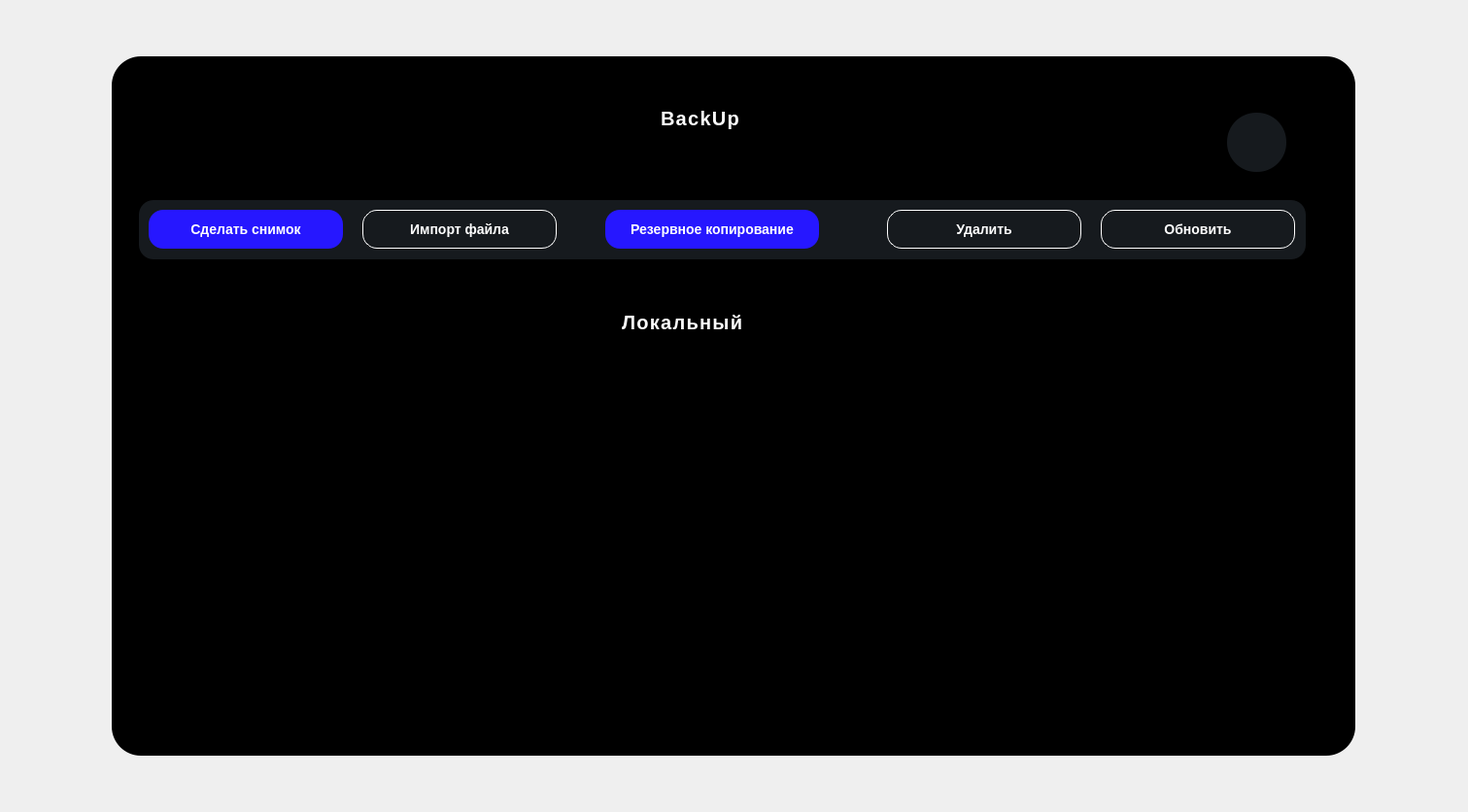
<?xml version="1.0" encoding="UTF-8"?>
<ui version="4.0">
 <class>BackUp</class>
 <widget class="QWidget" name="BackUp">
  <property name="geometry">
   <rect>
    <x>0</x>
    <y>0</y>
    <width>1511</width>
    <height>836</height>
   </rect>
  </property>
  <property name="minimumSize">
   <size>
    <width>1280</width>
    <height>720</height>
   </size>
  </property>
  <property name="windowTitle">
   <string>Form</string>
  </property>
  <property name="styleSheet">
   <string notr="true">*{
	color:white;
	
}</string>
  </property>
  <layout class="QHBoxLayout" name="horizontalLayout">
   <property name="spacing">
    <number>0</number>
   </property>
   <property name="leftMargin">
    <number>0</number>
   </property>
   <property name="topMargin">
    <number>0</number>
   </property>
   <property name="rightMargin">
    <number>0</number>
   </property>
   <property name="bottomMargin">
    <number>0</number>
   </property>
   <item>
    <widget class="QFrame" name="frame_12">
     <property name="maximumSize">
      <size>
       <width>1280</width>
       <height>720</height>
      </size>
     </property>
     <property name="styleSheet">
      <string notr="true">*
{
	border: none;
 	background-color:black;
	border-radius:30;
	color:black
	

}</string>
     </property>
     <property name="frameShape">
      <enum>QFrame::StyledPanel</enum>
     </property>
     <property name="frameShadow">
      <enum>QFrame::Raised</enum>
     </property>
     <layout class="QHBoxLayout" name="horizontalLayout_11">
      <item>
       <widget class="QFrame" name="frame_2">
        <property name="styleSheet">
         <string notr="true">background:black;</string>
        </property>
        <property name="frameShape">
         <enum>QFrame::StyledPanel</enum>
        </property>
        <property name="frameShadow">
         <enum>QFrame::Raised</enum>
        </property>
        <layout class="QVBoxLayout" name="verticalLayout">
         <item>
          <widget class="QScrollArea" name="scrollArea">
           <property name="styleSheet">
            <string notr="true">/* VERTICAL SCROLLBAR */
 QScrollBar:vertical {
	border: none;
    background: black;
    width: 14px;
    margin: 15px 0 15px 0;
	border-radius: 0px;
 }
QScrollBar::handle:vertical {	
	background-color: #34373b;
	min-height: 30px;
	border-radius: 7px;
}
QScrollBar::handle:vertical:hover{	
	background-color: rgb(119, 122, 126);
}
QScrollBar::handle:vertical:pressed {	
	background-color: rgb(119, 122, 126);
}
QScrollBar::sub-line:vertical {
	border: none;
	background-color:black;
	height: 15px;
	border-top-left-radius: 7px;
	border-top-right-radius: 7px;
	subcontrol-position: top;
	subcontrol-origin: margin;
}
QScrollBar::add-line:vertical {
	border: none;
	background-color: black;
	height: 15px;
	border-bottom-left-radius: 7px;
	border-bottom-right-radius: 7px;
	subcontrol-position: bottom;
	subcontrol-origin: margin;
}
QScrollBar::up-arrow:vertical, QScrollBar::down-arrow:vertical {
	background: none;
}
QScrollBar::add-page:vertical, QScrollBar::sub-page:vertical {
	background: none;
}</string>
           </property>
           <property name="widgetResizable">
            <bool>true</bool>
           </property>
           <widget class="QWidget" name="scrollAreaWidgetContents">
            <property name="geometry">
             <rect>
              <x>0</x>
              <y>0</y>
              <width>1244</width>
              <height>684</height>
             </rect>
            </property>
            <property name="minimumSize">
             <size>
              <width>1000</width>
              <height>0</height>
             </size>
            </property>
            <layout class="QVBoxLayout" name="verticalLayout_2">
             <property name="spacing">
              <number>0</number>
             </property>
             <property name="leftMargin">
              <number>0</number>
             </property>
             <property name="topMargin">
              <number>0</number>
             </property>
             <property name="rightMargin">
              <number>0</number>
             </property>
             <property name="bottomMargin">
              <number>0</number>
             </property>
             <item>
              <widget class="QFrame" name="frame_4">
               <property name="maximumSize">
                <size>
                 <width>16777215</width>
                 <height>110</height>
                </size>
               </property>
               <property name="frameShape">
                <enum>QFrame::StyledPanel</enum>
               </property>
               <property name="frameShadow">
                <enum>QFrame::Raised</enum>
               </property>
               <widget class="QPushButton" name="pushBackMenu">
                <property name="geometry">
                 <rect>
                  <x>1130</x>
                  <y>40</y>
                  <width>61</width>
                  <height>61</height>
                 </rect>
                </property>
                <property name="minimumSize">
                 <size>
                  <width>0</width>
                  <height>0</height>
                 </size>
                </property>
                <property name="styleSheet">
                 <string notr="true">QPushButton#pushBackMenu
{
background-color:#161A1E;
}
QPushButton#pushBackMenu:hover
{
background-color:white;
}
</string>
                </property>
                <property name="text">
                 <string/>
                </property>
                <property name="icon">
                 <iconset>
                  <normaloff>image/icon/back-left-arrow-circular-button-outline.png</normaloff>image/icon/back-left-arrow-circular-button-outline.png</iconset>
                </property>
                <property name="iconSize">
                 <size>
                  <width>63</width>
                  <height>63</height>
                 </size>
                </property>
               </widget>
               <widget class="QFrame" name="frame">
                <property name="geometry">
                 <rect>
                  <x>1070</x>
                  <y>-10</y>
                  <width>140</width>
                  <height>50</height>
                 </rect>
                </property>
                <property name="minimumSize">
                 <size>
                  <width>140</width>
                  <height>40</height>
                 </size>
                </property>
                <property name="maximumSize">
                 <size>
                  <width>140</width>
                  <height>50</height>
                 </size>
                </property>
                <property name="styleSheet">
                 <string notr="true">*
{
	margin-left:6px;
}
QPushButton#pushClose{
	background-color:rgba(0,0,0,0);
	color:rgba(85,98,112,255);
}
QPushButton#pushClose:hover{
	color:rgba(155,168,182,220);
}
QPushButton#pushClose:pressed{
	padding-left:5px;
	padding-top:5px;
	color:rgba(115,128,142,255)
}
QPushButton#pushCollapse{
	background-color:rgba(0,0,0,0);
	color:rgba(85,98,112,255);
}
QPushButton#pushCollapse:hover{
	color:rgba(155,168,182,220);
}
QPushButton#pushCollapse:pressed{
	padding-left:3px;
	padding-top:3px;
	color:rgba(115,128,142,255)
}
QPushButton#pushUnwrap{
	background-color:rgba(0,0,0,0);
	color:rgba(85,98,112,255);
}
QPushButton#pushUnwrap:hover{
	color:rgba(155,168,182,220);
}
QPushButton#pushUnwrap:pressed{
	padding-left:5px;
	padding-top:5px;
	color:rgba(115,128,142,255)
}</string>
                </property>
                <property name="frameShape">
                 <enum>QFrame::StyledPanel</enum>
                </property>
                <property name="frameShadow">
                 <enum>QFrame::Raised</enum>
                </property>
                <layout class="QHBoxLayout" name="horizontalLayout_8">
                 <item>
                  <widget class="QPushButton" name="pushCollapse">
                   <property name="text">
                    <string/>
                   </property>
                   <property name="icon">
                    <iconset resource="DownloadSoft.qrc">
                     <normaloff>:/icon/image/icon/free-icon-minimize-4889317.png</normaloff>:/icon/image/icon/free-icon-minimize-4889317.png</iconset>
                   </property>
                   <property name="iconSize">
                    <size>
                     <width>32</width>
                     <height>32</height>
                    </size>
                   </property>
                  </widget>
                 </item>
                 <item>
                  <widget class="QPushButton" name="pushUnwrap">
                   <property name="text">
                    <string/>
                   </property>
                   <property name="icon">
                    <iconset resource="DownloadSoft.qrc">
                     <normaloff>:/icon/image/icon/free-icon-expand-510829.png</normaloff>:/icon/image/icon/free-icon-expand-510829.png</iconset>
                   </property>
                   <property name="iconSize">
                    <size>
                     <width>25</width>
                     <height>25</height>
                    </size>
                   </property>
                  </widget>
                 </item>
                 <item>
                  <widget class="QPushButton" name="pushClose">
                   <property name="text">
                    <string/>
                   </property>
                   <property name="icon">
                    <iconset resource="DownloadSoft.qrc">
                     <normaloff>:/icon/image/icon/close.png</normaloff>:/icon/image/icon/close.png</iconset>
                   </property>
                   <property name="iconSize">
                    <size>
                     <width>32</width>
                     <height>32</height>
                    </size>
                   </property>
                  </widget>
                 </item>
                </layout>
               </widget>
               <widget class="QLabel" name="label_3">
                <property name="geometry">
                 <rect>
                  <x>520</x>
                  <y>10</y>
                  <width>221</width>
                  <height>71</height>
                 </rect>
                </property>
                <property name="font">
                 <font>
                  <pointsize>-1</pointsize>
                  <weight>87</weight>
                  <bold>true</bold>
                  <underline>false</underline>
                  <strikeout>false</strikeout>
                 </font>
                </property>
                <property name="styleSheet">
                 <string notr="true">background-color:rgba(0,0,0,0);
	color:white;

	padding: 20px;
    text-align: center;
    text-decoration: none;
    display: inline-block;
    font-size: 20px;
    margin: 4px 2px;
  text-transform: uppercase;
  letter-spacing: 1.3px;
  font-weight: 700;

</string>
                </property>
                <property name="text">
                 <string>BackUp</string>
                </property>
               </widget>
              </widget>
             </item>
             <item>
              <widget class="QFrame" name="Soft">
               <property name="frameShape">
                <enum>QFrame::StyledPanel</enum>
               </property>
               <property name="frameShadow">
                <enum>QFrame::Raised</enum>
               </property>
               <layout class="QVBoxLayout" name="verticalLayout_3">
                <property name="spacing">
                 <number>0</number>
                </property>
                <property name="leftMargin">
                 <number>0</number>
                </property>
                <property name="topMargin">
                 <number>0</number>
                </property>
                <property name="rightMargin">
                 <number>0</number>
                </property>
                <property name="bottomMargin">
                 <number>0</number>
                </property>
                <item>
                 <widget class="QFrame" name="frame_3">
                  <property name="frameShape">
                   <enum>QFrame::StyledPanel</enum>
                  </property>
                  <property name="frameShadow">
                   <enum>QFrame::Raised</enum>
                  </property>
                  <widget class="QFrame" name="Profile">
                   <property name="geometry">
                    <rect>
                     <x>10</x>
                     <y>20</y>
                     <width>1201</width>
                     <height>61</height>
                    </rect>
                   </property>
                   <property name="styleSheet">
                    <string notr="true">*{
    background-color: #161A1E;
    border-radius: 15px; /* Установите значение по вашему усмотрению для достижения овальной формы */
}
</string>
                   </property>
                   <property name="frameShape">
                    <enum>QFrame::StyledPanel</enum>
                   </property>
                   <property name="frameShadow">
                    <enum>QFrame::Raised</enum>
                   </property>
                   <widget class="QPushButton" name="pushCreateProfile">
                    <property name="geometry">
                     <rect>
                      <x>10</x>
                      <y>10</y>
                      <width>200</width>
                      <height>40</height>
                     </rect>
                    </property>
                    <property name="minimumSize">
                     <size>
                      <width>200</width>
                      <height>40</height>
                     </size>
                    </property>
                    <property name="maximumSize">
                     <size>
                      <width>91</width>
                      <height>31</height>
                     </size>
                    </property>
                    <property name="baseSize">
                     <size>
                      <width>0</width>
                      <height>0</height>
                     </size>
                    </property>
                    <property name="styleSheet">
                     <string notr="true">/* styles.qss */

QPushButton {
    background-color: rgb(38, 23, 255);
    border-radius: 15px;
    color: white; /* Установите цвет текста */
	font-weight: bold;
    font-size: 14px; /* Установите размер шрифта */
    padding: 10px 20px; /* Установите отступы */
}

QPushButton:hover {
    color: rgb(168, 168, 168);
    transition: background-color 0.3s ease;
}
</string>
                    </property>
                    <property name="text">
                     <string>Сделать снимок</string>
                    </property>
                   </widget>
                   <widget class="QPushButton" name="pushImportProfile">
                    <property name="geometry">
                     <rect>
                      <x>230</x>
                      <y>10</y>
                      <width>200</width>
                      <height>40</height>
                     </rect>
                    </property>
                    <property name="minimumSize">
                     <size>
                      <width>200</width>
                      <height>40</height>
                     </size>
                    </property>
                    <property name="maximumSize">
                     <size>
                      <width>91</width>
                      <height>31</height>
                     </size>
                    </property>
                    <property name="baseSize">
                     <size>
                      <width>0</width>
                      <height>0</height>
                     </size>
                    </property>
                    <property name="styleSheet">
                     <string notr="true">/* styles.qss */

QPushButton {
    background-color: #161A1E;
    border-radius: 15px;
    color: white; /* Установите цвет текста */
    font-size: 14px; /* Установите размер шрифта */
	font-weight: bold;
    padding: 10px 20px; /* Установите отступы */
    border: 1px solid white; /* Уменьшаем толщину обводки до 1 пикселя */
}

QPushButton:hover {
    background-color: #2C3236;
    transition: background-color 0.3s ease;
}
</string>
                    </property>
                    <property name="text">
                     <string>Импорт файла</string>
                    </property>
                   </widget>
                   <widget class="QPushButton" name="pushUpdateProfile">
                    <property name="geometry">
                     <rect>
                      <x>990</x>
                      <y>10</y>
                      <width>200</width>
                      <height>40</height>
                     </rect>
                    </property>
                    <property name="minimumSize">
                     <size>
                      <width>200</width>
                      <height>40</height>
                     </size>
                    </property>
                    <property name="maximumSize">
                     <size>
                      <width>91</width>
                      <height>31</height>
                     </size>
                    </property>
                    <property name="baseSize">
                     <size>
                      <width>0</width>
                      <height>0</height>
                     </size>
                    </property>
                    <property name="styleSheet">
                     <string notr="true">/* styles.qss */

QPushButton {
    background-color: #161A1E;
    border-radius: 15px;
    color: white; /* Установите цвет текста */
    font-size: 14px; /* Установите размер шрифта */
	font-weight: bold;
    padding: 10px 20px; /* Установите отступы */
    border: 1px solid white; /* Уменьшаем толщину обводки до 1 пикселя */
}

QPushButton:hover {
    background-color: #2C3236;
    transition: background-color 0.3s ease;
}
</string>
                    </property>
                    <property name="text">
                     <string>Обновить</string>
                    </property>
                   </widget>
                   <widget class="QPushButton" name="pushDelProfile">
                    <property name="geometry">
                     <rect>
                      <x>770</x>
                      <y>10</y>
                      <width>200</width>
                      <height>40</height>
                     </rect>
                    </property>
                    <property name="minimumSize">
                     <size>
                      <width>200</width>
                      <height>40</height>
                     </size>
                    </property>
                    <property name="maximumSize">
                     <size>
                      <width>91</width>
                      <height>31</height>
                     </size>
                    </property>
                    <property name="baseSize">
                     <size>
                      <width>0</width>
                      <height>0</height>
                     </size>
                    </property>
                    <property name="styleSheet">
                     <string notr="true">/* styles.qss */

QPushButton {
    background-color: #161A1E;
    border-radius: 15px;
    color: white; /* Установите цвет текста */
    font-size: 14px; /* Установите размер шрифта */
	font-weight: bold;
    padding: 10px 20px; /* Установите отступы */
    border: 1px solid white; /* Уменьшаем толщину обводки до 1 пикселя */
}

QPushButton:hover {
    background-color: #2C3236;
    transition: background-color 0.3s ease;
}
</string>
                    </property>
                    <property name="text">
                     <string>Удалить</string>
                    </property>
                   </widget>
                   <widget class="QPushButton" name="pushBackUp">
                    <property name="geometry">
                     <rect>
                      <x>480</x>
                      <y>10</y>
                      <width>220</width>
                      <height>40</height>
                     </rect>
                    </property>
                    <property name="minimumSize">
                     <size>
                      <width>220</width>
                      <height>40</height>
                     </size>
                    </property>
                    <property name="maximumSize">
                     <size>
                      <width>91</width>
                      <height>31</height>
                     </size>
                    </property>
                    <property name="baseSize">
                     <size>
                      <width>0</width>
                      <height>0</height>
                     </size>
                    </property>
                    <property name="styleSheet">
                     <string notr="true">/* styles.qss */

QPushButton {
    background-color: rgb(38, 23, 255);
    border-radius: 15px;
    color: white; /* Установите цвет текста */
	font-weight: bold;
    font-size: 14px; /* Установите размер шрифта */
    padding: 10px 20px; /* Установите отступы */
}

QPushButton:hover {
    color: rgb(168, 168, 168);
    transition: background-color 0.3s ease;
}
</string>
                    </property>
                    <property name="text">
                     <string>Резервное копирование</string>
                    </property>
                   </widget>
                  </widget>
                  <widget class="QLabel" name="label_local">
                   <property name="geometry">
                    <rect>
                     <x>480</x>
                     <y>110</y>
                     <width>201</width>
                     <height>71</height>
                    </rect>
                   </property>
                   <property name="styleSheet">
                    <string notr="true">background-color:rgba(0,0,0,0);
	color:white;

	padding: 20px;
    text-align: center;
    text-decoration: none;
    display: inline-block;
    font-size: 20px;
    margin: 4px 2px;
  text-transform: uppercase;
  letter-spacing: 1.3px;
  font-weight: 700;

</string>
                   </property>
                   <property name="text">
                    <string>Локальный</string>
                   </property>
                  </widget>
                  <widget class="QFrame" name="frame_BackUp">
                   <property name="geometry">
                    <rect>
                     <x>10</x>
                     <y>210</y>
                     <width>1211</width>
                     <height>71</height>
                    </rect>
                   </property>
                   <property name="frameShape">
                    <enum>QFrame::StyledPanel</enum>
                   </property>
                   <property name="frameShadow">
                    <enum>QFrame::Raised</enum>
                   </property>
                  </widget>
                 </widget>
                </item>
               </layout>
              </widget>
             </item>
            </layout>
           </widget>
          </widget>
         </item>
        </layout>
       </widget>
      </item>
     </layout>
    </widget>
   </item>
  </layout>
 </widget>
 <resources>
  <include location="DownloadSoft.qrc"/>
  <include location="menu.qrc"/>
 </resources>
 <connections/>
</ui>
